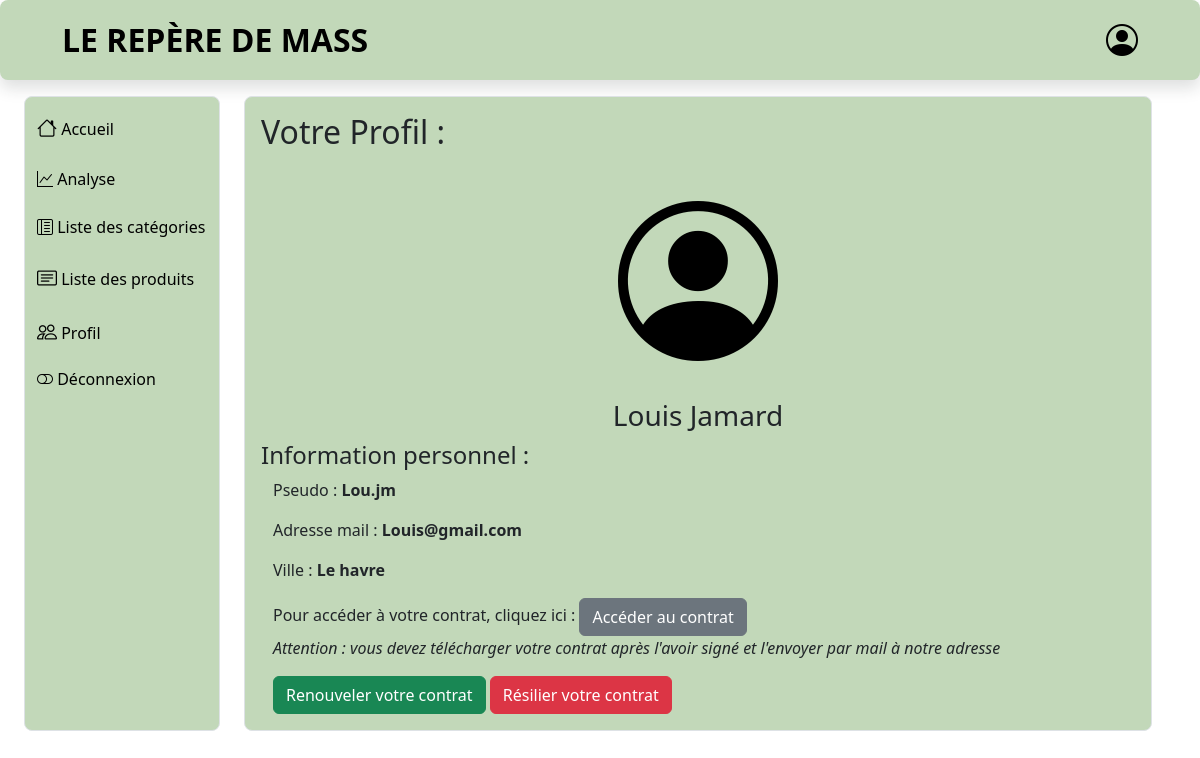
The page /profil/vendeur/profil.php (signed in) on the database its author committed.
### tables this page shows
CREATE TABLE `utilisateurs` (
  `id` int NOT NULL,
  `nom` varchar(100) NOT NULL,
  `prenom` varchar(100) NOT NULL,
  `pseudo` varchar(100) NOT NULL,
  `ville` varchar(100) NOT NULL,
  `email` varchar(100) NOT NULL,
  `password` text NOT NULL,
  `abonnement` tinyint(1) NOT NULL DEFAULT '0',
  `statut` varchar(40) NOT NULL DEFAULT 'client',
  `token` text NOT NULL,
  `date_inscription` datetime NOT NULL DEFAULT CURRENT_TIMESTAMP
);

### profil/vendeur/profil.php (the view, shortened to what this page needs)
<!DOCTYPE html>
<html lang="fr">
<head>
    <link href="../css/bootstrap.css" rel="stylesheet">
    <link href="../css/bootstrap-icons.css" rel="stylesheet">
    <link href="../css/sidenav.css" rel="stylesheet">
    <link href="../css/header2.css" rel="stylesheet">
    <link href="../css/index.css" rel="stylesheet">
    <link href="../css/profilpage.css" rel="stylesheet">
</head>
<body>
    <header class="shadow rounded-3 bg-light" id="header-box" >
        <div class="container-fluid col-11" id="header-container">
          <div class=" d-flex align-items-center justify-content-between">
            <div class="py-3 col-sm-auto justify-content-center">
              <div id="title">LE REPÈRE DE MASS</div>
            </div>
            <div class="text-end">
              <a href="profil.php" class="d-block link-dark text-decoration-none">
                <i id="log-logo" class="bi bi-person-circle"></i>
              </a>
            </div>
          </div>
        </div>
      </header>
      <div class="mt-3 container-fluid pb-3 flex-grow-1 d-flex flex-column flex-sm-row overflow-auto">
        <div class="row flex-grow-sm-1 flex-grow-0 container-fluid">
            <?php include 'barre_navigation_vd.php';?>
            <main class="col overflow-auto h-100 w-100">
                <div class="bg-light border rounded-3 p-3">
                    <h2>Votre Profil :</h2>
                    <div class="d-flex justify-content-center">
                        <i id="log-logo1" class="bi bi-person-circle"></i>
                    </div>
                    <div class="d-flex justify-content-center"><h3>
                    <?php
                            require '../../include/config.php';
                            $requete = $bdd->prepare('SELECT nom, prenom FROM utilisateurs WHERE token = ?');
                            $requete->execute([$_SESSION['user']]);
                            $resultat = $requete->fetch();
                            echo ucfirst($resultat['prenom'])." ";
                            echo ucfirst($resultat['nom']);
                        ?></h3>
                    </div>
                        <h4>Information personnel :</h4>
                        <div class="container">
                      <div class="col-md-12">
                    <p> Pseudo : <strong><?php
                            $requete = $bdd->prepare('SELECT pseudo FROM utilisateurs WHERE token = ?');
                            $requete->execute([$_SESSION['user']]);
                            $resultat = $requete->fetch();
                            echo ucfirst($resultat['pseudo'])." ";
                        ?></strong></p>
                        <p> Adresse mail :<strong> <?php
                            $requete = $bdd->prepare('SELECT email FROM utilisateurs WHERE token = ?');
                            $requete->execute([$_SESSION['user']]);
                            $resultat = $requete->fetch();
                            echo ucfirst($resultat['email'])." ";
                        ?></strong></p>
                    <p> Ville : <strong><?php
                            $requete = $bdd->prepare('SELECT ville FROM utilisateurs WHERE token = ?');
                            $requete->execute([$_SESSION['user']]);
                            $resultat = $requete->fetch();
                            echo ucfirst($resultat['ville'])." ";
                        ?></strong></p>
                      </div>
                        <p>Pour accéder à votre contrat, cliquez ici :  <a href="contrat.php" target="_blank" class="btn btn-secondary">Accéder au contrat</a></br>
                        <em> Attention : vous devez télécharger votre contrat après l'avoir signé et l'envoyer par mail à notre adresse</em></p>
                        <?php
                            $requete = $bdd->prepare('SELECT id FROM utilisateurs WHERE token = ?');
                            $requete->execute([$_SESSION['user']]);
                            $resultat = $requete->fetch();
                        ?>
                        <a href="renouveler.php?id=<?php echo $resultat['id'] ?>" onclick="return confirm('Voulez vous vraiment renouveler votre contrat ?');" class="btn btn-success">Renouveler votre contrat</a>
                        <a href="resilier.php?id=<?php echo $resultat['id'] ?>" onclick="return confirm('Voulez vous vraiment résilier votre contrat ? (cela entrainera la suppression de votre compte et de toutes vos données)');" class="btn btn-danger">Résilier votre contrat</a>
                </div>
            </main>
        </div>
    </div>
</body>
</html>

### profil/css/sidenav.css (style rules this page uses)
i,a { color: black; }

### profil/css/header2.css (style rules this page uses)
* { font-family: system-ui, -apple-system, BlinkMacSystemFont, 'Segoe UI', Roboto, Oxygen, Ubuntu, Cantarell, 'Open Sans', 'Helvetica Neue', sans-serif; }
#title { color: black; font-size:xx-large; font-weight: 700; }

### profil/css/index.css (style rules this page uses)
[class*='container'] { background-clip: content-box; }
.row [class*='col'] { background-clip: content-box; }
#log-logo { font-size: xx-large; }

### profil/css/profilpage.css (style rules this page uses)
#log-logo1 { font-size: 1000%; margin: 0 auto; }

### rows shown on the page
utilisateurs: prenom "Louis", nom "Jamard", pseudo "Lou.jm", email "Louis@gmail.com", ville "Le havre"
